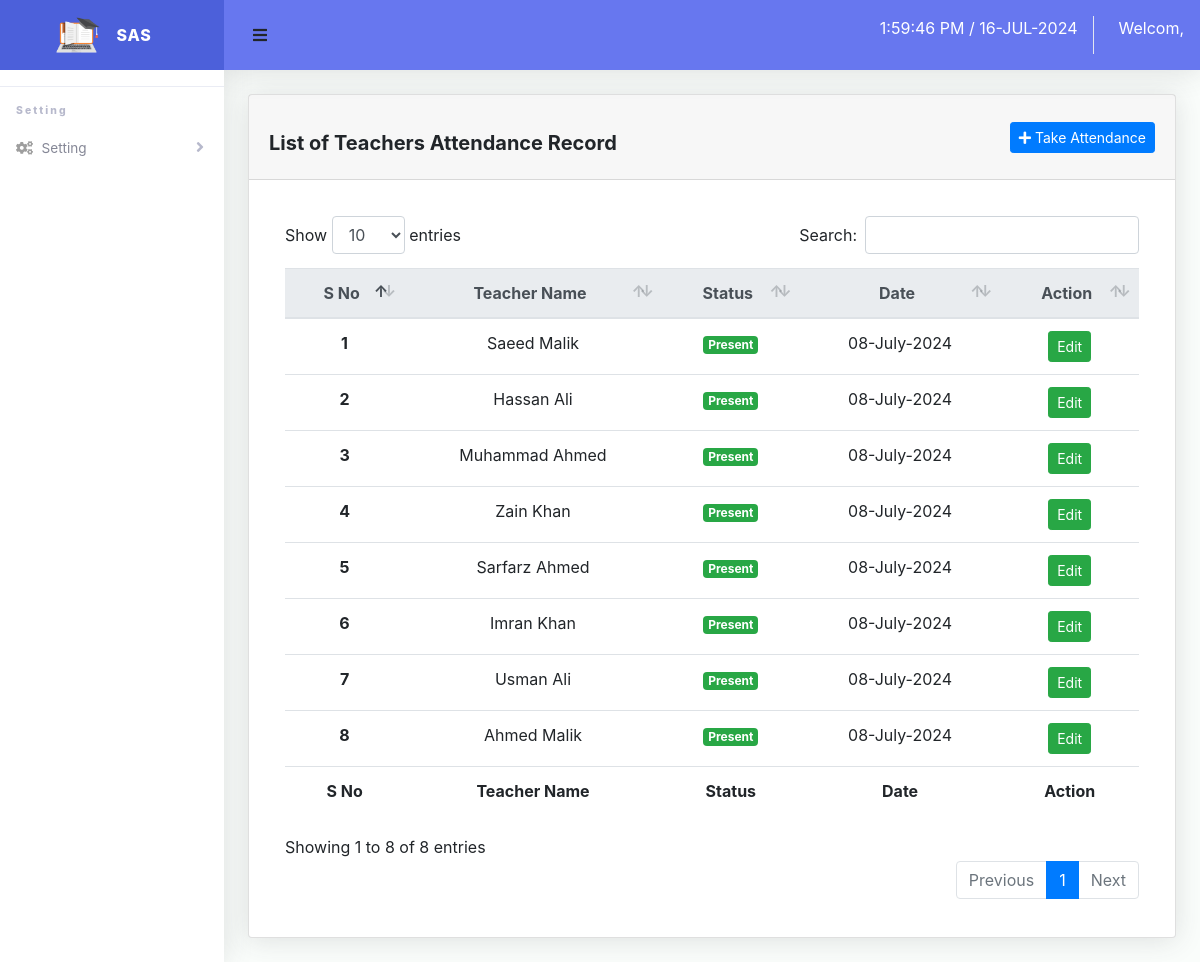
Page /admin/attendance/teacher-attendance.php on the committed database.
### tables this page shows
CREATE TABLE `teacher_attendance` (
  `id` int(10) NOT NULL,
  `teacher_id` int(10) NOT NULL,
  `attendance_status` enum('1','2') NOT NULL,
  `attendance_date` date NOT NULL
);

CREATE TABLE `teacher` (
  `id` int(10) NOT NULL,
  `fullname` varchar(255) NOT NULL,
  `username` varchar(255) NOT NULL,
  `password` varchar(255) NOT NULL,
  `address` varchar(255) NOT NULL,
  `phone_no` varchar(100) NOT NULL
);

### include/config.php (called while the page is built, shortened)
<?php
$ROOT = 'http://localhost:90/SAS/';
?>

### include/function.php (called while the page is built, shortened)
<?php
require_once 'config.php';
function query($q)
{
	global $conn;
	$result = mysqli_query($conn, $q);
	if ($result) {
		$data = mysqli_fetch_all($result, MYSQLI_ASSOC);
		return $data;
	} else {
		$msg = array(
			'status' => false,
			'msg' => 'Connection failed: ' . mysqli_error($conn),
		);
	}
	return true;
}

### admin/attendance/teacher-attendance.php (the view, shortened to what this page needs)
<?php
require_once '../../include/header.php';
require_once '../../include/function.php';
$q = 'SELECT teacher_attendance.*, teacher.fullname AS teacher_name FROM teacher_attendance INNER JOIN teacher ON teacher.id = teacher_attendance.teacher_id
ORDER BY id DESC';
$data = query($q);
?>
<div class="container-fluid">
    <div class="card input-group-sm mb-4">
        <div class="card-header d-flex flex-row align-items-center justify-content-between">
            <h5 class="card-title text-center mt-4 font-weight-bold">List of Teachers Attendance Record</h5>
            <a href="<?= $ROOT ?>/admin/attendance/create.php" type="button" class="btn btn-primary btn-sm">
                <i class="fas fa-plus"></i>
                Take Attendance
            </a>
        </div>
        <div class="card-body">
            <div class="table-responsive p-3">
                <table class="table align-items-center table-flush table-hover text-center" id="dataTableHover">
                    <thead class="thead-light">
                        <tr>
                            <th>S No</th>
                            <th>Teacher Name</th>
                            <th>Status</th>
                            <th>Date</th>
                            <th>Action</th>
                        </tr>
                    </thead>
                    <tfoot>
                        <tr>
                            <th>S No</th>
                            <th>Teacher Name</th>
                            <th>Status</th>
                            <th>Date</th>
                            <th>Action</th>
                        </tr>
                    </tfoot>
                    <tbody>
                        <?php
                        foreach ($data as $key => $value) {
                            $status = ($value['attendance_status'] == '1') ? 'Present' : 'Absent';
                            $badge = ($value['attendance_status'] == '1') ? 'badge-success' : 'badge-danger';
                            echo  '
                                    <tr class="text-capitalize">
                                        <th>' . $key + 1 . '</th>
                                        <td>' . $value['teacher_name'] . '</td>
                                        <td><span class="badge '. $badge.'">' . $status . '</span></td>
                                        <td>' . date_format(new DateTime($value['attendance_date']), 'd-F-Y') . '</td>
                                        <td>
                                            <a class="text-white btn btn-success btn-sm modal-load" href="edit.php?id='
                                . $value['id'] . '"data-toggle="modal" data-target="#exampleModal">Edit</a>
                                        </td>
                                    </tr>';
                        }
                        ?>
                    </tbody>
                </table>
            </div>
        </div>
    </div>
</div>
<?php
require_once '../../include/footer.php';
?>

### include/header.php (shortened to what this page needs)
<?php
require_once 'config.php';
$host = basename($_SERVER['REQUEST_URI']);
?>
<!DOCTYPE html>
<html lang="en">
<head>
  <link href="<?= $ROOT ?>assets/vendor/fontawesome-free/css/all.min.css" rel="stylesheet" type="text/css">
  <link href="<?= $ROOT ?>assets/css/style.css" rel="stylesheet" type="text/css">
  <link href="<?= $ROOT ?>assets/css/dashboard.css" rel="stylesheet">
  <link href="<?= $ROOT ?>assets/vendor/datatables/dataTables.bootstrap4.min.css" rel="stylesheet">
</head>
<body id="page-top">
  <div id="wrapper">
    <ul class="navbar-nav sidebar sidebar-light accordion" id="accordionSidebar">
      <a class="sidebar-brand d-flex align-items-center justify-content-center">
        <div class="sidebar-brand-icon">
          <img src="<?= $ROOT ?>assets/upload/logo.png">
        </div>
        <div class="text-white mx-3">SAS</div>
      </a>
      <hr class="sidebar-divider">
      <div class="sidebar-heading">
        Setting
      </div>
      <li class="nav-item <?= ($host === 'change-password.php' or $host === 'logout.php') ? 'active' : ''; ?>">
        <a class="nav-link collapsed" href="#" data-toggle="collapse" data-target="#collapseFive" aria-expanded="true" aria-controls="collapse">
          <i class="fas fa-fw fa-cogs"></i>
          <span>Setting</span>
        </a>
      </li>
    </ul>
    <div id="content-wrapper" class="d-flex flex-column">
      <div id="content">
        <nav class="navbar navbar-expand navbar-light bg-navbar topbar mb-4 static-top">
          <button id="sidebarToggleTop" class="btn btn-link rounded-circle mr-3">
            <i class="fa fa-bars"></i>
          </button>
          <ul class="navbar-nav ml-auto">
            <li class="nav-item ">
              <span class="ml-2 text-white text-capitalize" id="currentDateTime"></span>
            </li>
            <li class="nav-item ">
              <span class="ml-2 text-white text-capitalize">Welcom, <?= $_SESSION['fullname'] ?></span>
            </li>
          </ul>
        </nav>

### include/footer.php (shortened to what this page needs)
</body>
</html>

### assets/css/dashboard.css (style rules this page uses)
html { position: relative; min-height: 100%; font-family: Nunito }
body { height: 100% }
#wrapper { display: -webkit-box; display: -ms-flexbox; display: flex }
#wrapper #content-wrapper { background-color: #fafdfb; width: 100%; overflow-x: hidden }
#wrapper #content-wrapper #content { -webkit-box-flex: 1; -ms-flex: 1 0 auto; flex: 1 0 auto }
.container, .container-fluid, .container-login { padding-left: 1.5rem; padding-right: 1.5rem }
.topbar { height: 4.375rem; z-index: 2; -webkit-box-shadow: 0 .15rem 1.75rem 0 rgba(58, 59, 69, .15) !important; box-shadow: 0 .15rem 1.75rem 0 rgba(58, 59, 69, .15) !important }
.topbar #sidebarToggleTop { height: 2.5rem; width: 2.5rem; -webkit-box-shadow: 0 0 !important; box-shadow: 0 0 !important }
.bg-navbar { background-color: #6777ef }
.sidebar { min-height: 100vh; width: 14rem !important; background-color: #fff !important; -webkit-box-shadow: 0 .15rem 1.75rem 0 rgba(58, 59, 69, .15) !important; box-shadow: 0 .15rem 1.75rem 0 rgba(58, 59, 69, .15) !important; z-index: 0 }
.sidebar .nav-item { position: relative; margin-bottom: -15px }
.sidebar .nav-item:last-child { margin-bottom: 1rem }
.sidebar .nav-item .nav-link { display: block; width: 100%; text-align: left; padding: 1rem; width: 14rem }
.sidebar .nav-item .nav-link i { font-size: .85rem; margin-right: .25rem }
.sidebar .nav-item .nav-link span { font-size: .85rem; display: inline }
.sidebar .nav-item .nav-link[data-toggle=collapse]::after { width: 1rem; text-align: center; float: right; vertical-align: 0; border: 0; font-weight: 900; content: '\f107'; font-family: 'Font Awesome 5 Free' }
.sidebar .nav-item .nav-link[data-toggle=collapse].collapsed::after { content: '\f105' }
.sidebar .sidebar-brand { height: 4.375rem; text-decoration: none; font-size: 1rem; font-weight: 800; padding: 1.5rem 1rem; text-align: center; letter-spacing: .05rem; z-index: 1 }
.sidebar .sidebar-brand .sidebar-brand-icon img { max-height: 2.3rem }
.sidebar hr.sidebar-divider { margin: 1rem 0 1rem 0 }
.sidebar .sidebar-heading { text-align: left; padding: 0 1rem; font-weight: 800; font-size: .65rem; letter-spacing: .13rem }
.sidebar-light .sidebar-brand { color: #fafafa; background-color: #4c60da }
.sidebar-light hr.sidebar-divider { border-top: 1px solid #eaecf4 }
.sidebar-light .sidebar-heading { color: #b7b9cc }
.sidebar-light .nav-item .nav-link { color: #858796 }
.sidebar-light .nav-item .nav-link i { color: #9e9e9e }
.sidebar-light .nav-item .nav-link[data-toggle=collapse]::after { color: #b7b9cc }
.table-flush td, .table-flush th { border-right: 0; border-left: 0 }
.table-flush tbody tr:first-child td, .table-flush tbody tr:first-child th { border-top: 0 }
.table-flush tbody tr:last-child td, .table-flush tbody tr:last-child th { border-bottom: 0 }
.card .table { margin-bottom: 0 }
.card .table td, .card .table th { padding-right: 1.5rem; padding-left: 1.5rem }
.card { -webkit-box-shadow: 0 .15rem 1.75rem 0 rgba(58, 59, 69, .15) !important; box-shadow: 0 .15rem 1.75rem 0 rgba(58, 59, 69, .15) !important }

### rows in the picture
teacher_attendance: teacher.fullname "Saeed Malik", attendance_status "Present", attendance_date "08-July-2024"
teacher_attendance: teacher.fullname "Hassan Ali", attendance_status "Present", attendance_date "08-July-2024"
teacher_attendance: teacher.fullname "Muhammad Ahmed", attendance_status "Present", attendance_date "08-July-2024"
teacher_attendance: teacher.fullname "Zain Khan", attendance_status "Present", attendance_date "08-July-2024"
teacher_attendance: teacher.fullname "Sarfarz Ahmed", attendance_status "Present", attendance_date "08-July-2024"
teacher_attendance: teacher.fullname "Imran Khan", attendance_status "Present", attendance_date "08-July-2024"
teacher_attendance: teacher.fullname "Usman Ali", attendance_status "Present", attendance_date "08-July-2024"
teacher_attendance: teacher.fullname "Ahmed Malik", attendance_status "Present", attendance_date "08-July-2024"
